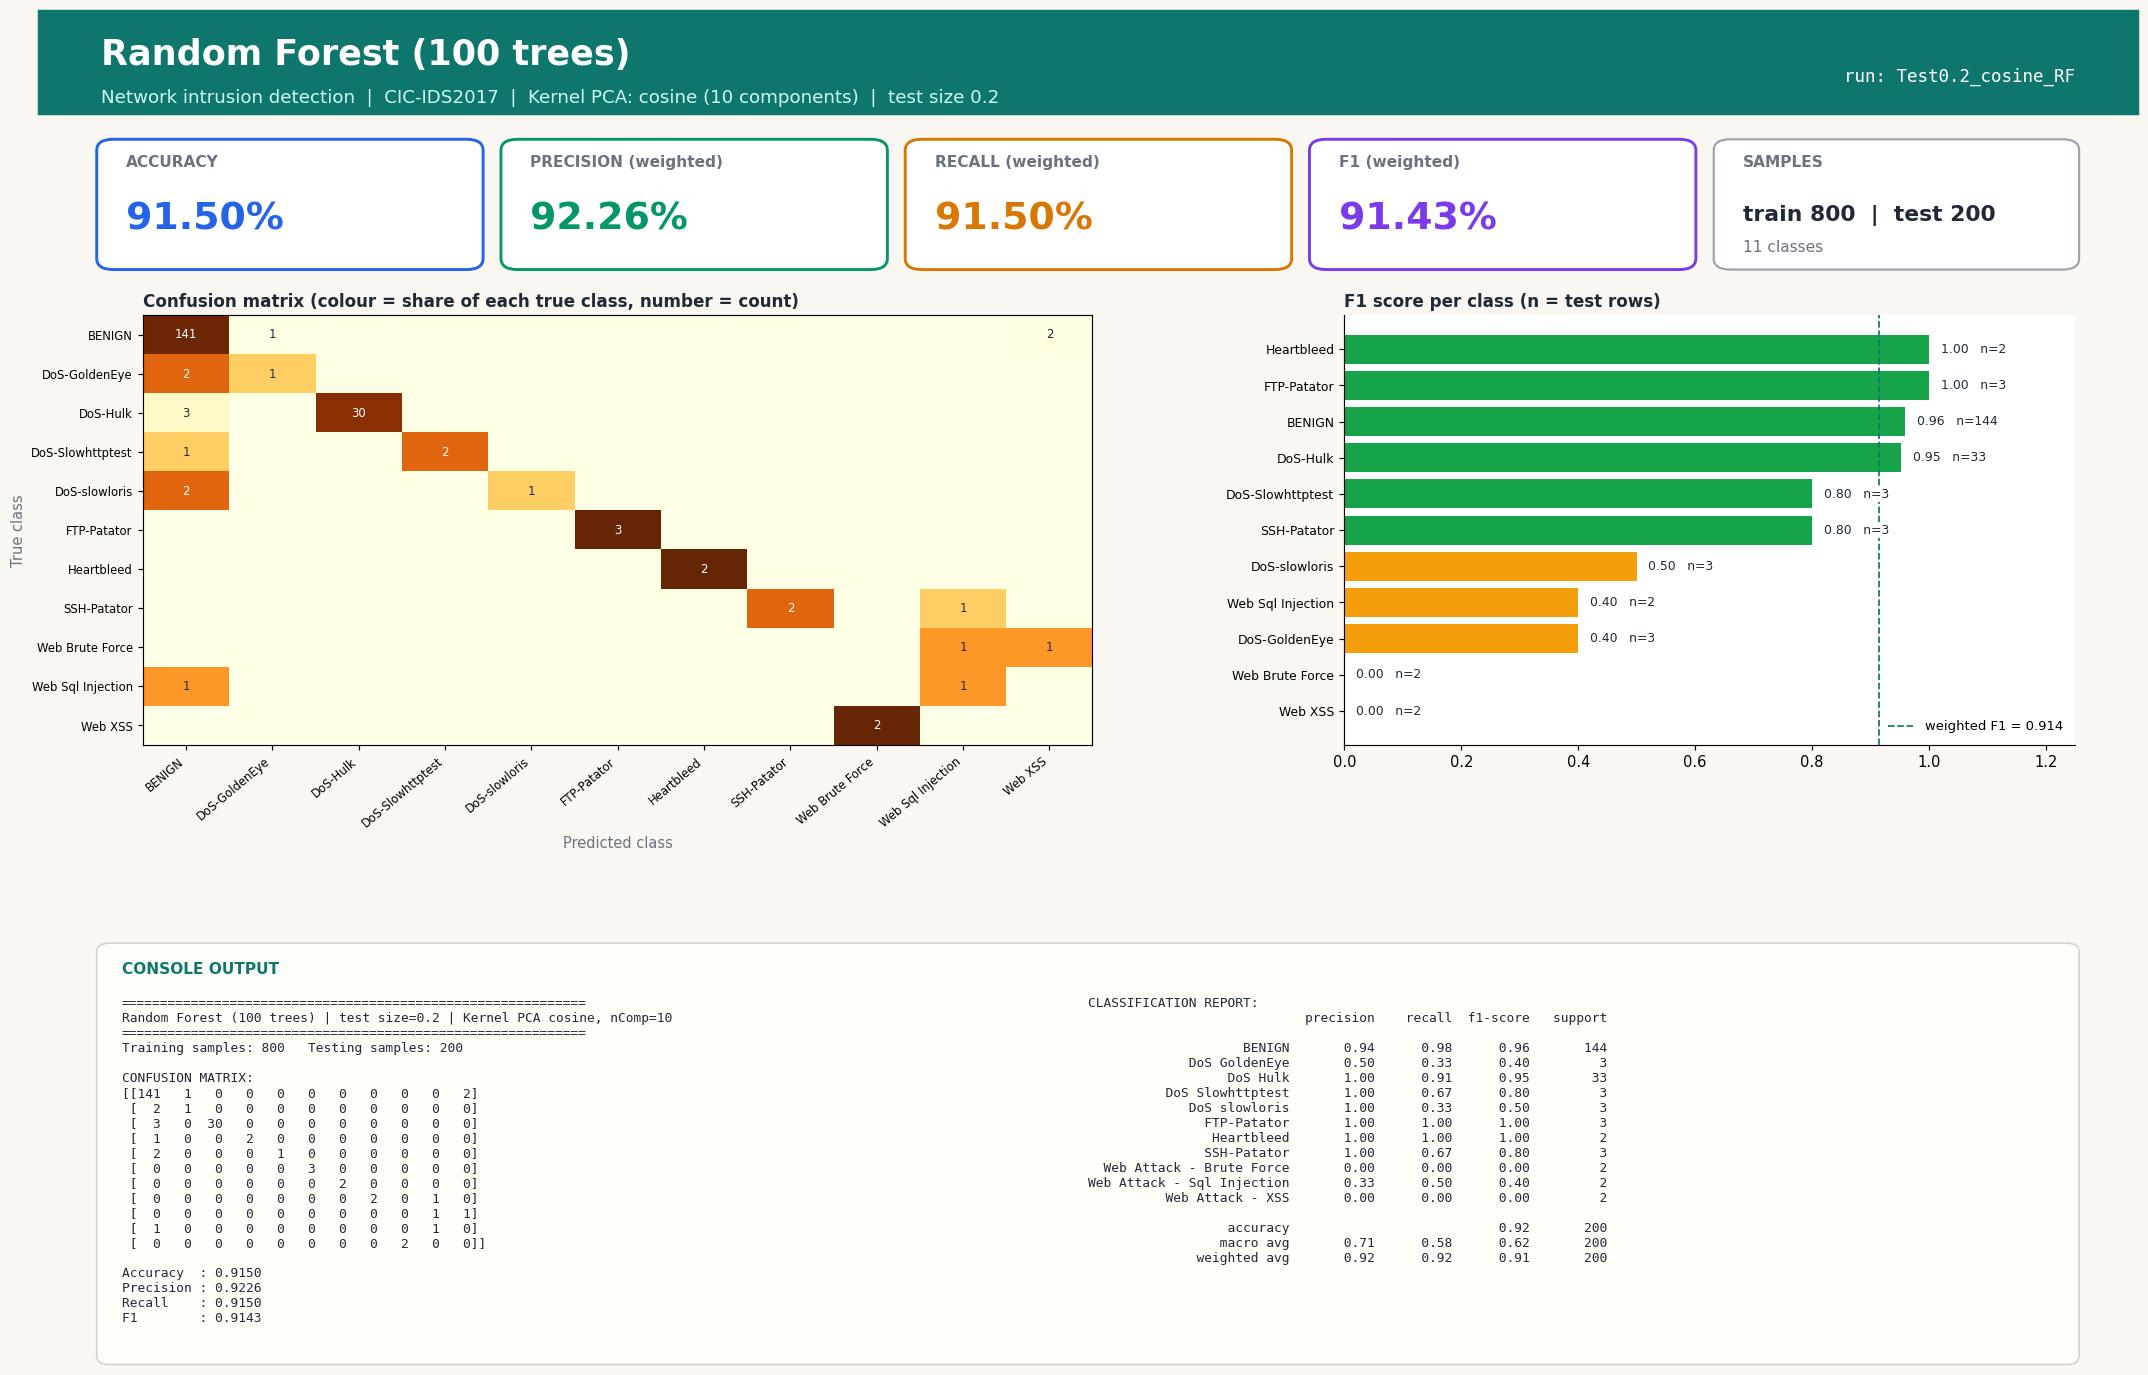

Recreate this plot in Python.
#!/usr/bin/env python3
"""Random Forest (100 trees) | Test size 0.2 | Kernel PCA kernel=cosine, n_components=10
CIC-IDS2017 (Tue+Wed+Thu-morning) 1000-row stratified sample.
Run in any IDE (Spyder / VS Code / PyCharm / Jupyter): open the file and press Run, no arguments needed.
Saves next to this file: 'Test0.2_cosine_RF.jpg' - one image with the console output (confusion matrix, metrics, classification report) plus charts."""
import json, os
import numpy as np
import matplotlib.pyplot as plt
from sklearn.decomposition import KernelPCA
from sklearn.ensemble import RandomForestClassifier
from sklearn.metrics import (accuracy_score, classification_report, confusion_matrix,
                             f1_score, precision_score, recall_score)
from sklearn.model_selection import train_test_split
from sklearn.preprocessing import StandardScaler

TEST_SIZE, KERNEL, N_COMP, ALG, ALG_NAME = 0.2, "cosine", 10, "RF", "Random Forest (100 trees)"
try:
    HERE = os.path.dirname(os.path.abspath(__file__))
except NameError:                      # Jupyter / interactive console
    HERE = os.getcwd()
def _find_root():                      # folder that contains data/sample.npz (works from any working directory)
    for p in (HERE, os.path.join(HERE, ".."), os.path.join(HERE, "..", ".."), os.getcwd()):
        if os.path.exists(os.path.join(p, "data", "sample.npz")):
            return os.path.abspath(p)
    raise FileNotFoundError("data/sample.npz not found - run prepare_data.py or keep the repo folder structure")
ROOT = _find_root()
tag = f"Test{TEST_SIZE}_{KERNEL}_{ALG}"

# 1. LOAD cached, cleaned sample (see prepare_data.py)
d = np.load(os.path.join(ROOT, "data", "sample.npz"), allow_pickle=True)
X, y, class_names = d["X"], d["y"], [str(c).replace("�", "-") for c in d["classes"]]

# 2. SPLIT
X_train, X_test, y_train, y_test = train_test_split(
    X, y, test_size=TEST_SIZE, random_state=42, stratify=y)

# 3. SCALE (fit on train only)
scaler = StandardScaler()
X_train = scaler.fit_transform(X_train); X_test = scaler.transform(X_test)

# 4. DIMENSIONALITY REDUCTION: Kernel PCA (fit on train only; gamma = sklearn default 1/n_features)
kpca = KernelPCA(n_components=N_COMP, kernel=KERNEL, random_state=0)
X_train = kpca.fit_transform(X_train); X_test = kpca.transform(X_test)

# 5. CLASSIFIER
classifier = RandomForestClassifier(n_estimators=100, random_state=0, n_jobs=1)
classifier.fit(X_train, y_train)
y_pred = classifier.predict(X_test)

# 6. METRICS
labels = np.arange(len(class_names))
cm = confusion_matrix(y_test, y_pred, labels=labels)
res = dict(test_size=TEST_SIZE, kernel=KERNEL, n_components=N_COMP, algorithm=ALG, model=ALG_NAME,
           n_train=int(len(y_train)), n_test=int(len(y_test)),
           accuracy=accuracy_score(y_test, y_pred),
           precision=precision_score(y_test, y_pred, average="weighted", zero_division=0),
           recall=recall_score(y_test, y_pred, average="weighted", zero_division=0),
           f1=f1_score(y_test, y_pred, average="weighted", zero_division=0))
report = classification_report(y_test, y_pred, labels=labels, target_names=class_names, zero_division=0)
lines = ["=" * 60, f"{ALG_NAME} | test size={TEST_SIZE} | Kernel PCA {KERNEL}, nComp={N_COMP}", "=" * 60,
         f"Training samples: {len(y_train)}   Testing samples: {len(y_test)}", "", "CONFUSION MATRIX:", np.array2string(cm), ""]
for k in ("accuracy", "precision", "recall", "f1"): lines.append(f"{k.capitalize():10s}: {res[k]:.4f}")
lines += ["", "CLASSIFICATION REPORT:", report]
console_output = "\n".join(lines); print(console_output)

# 7. VISUAL OUTPUT: ONE report-style image (banner, KPI cards, charts, console output) - real results only
from matplotlib.patches import FancyBboxPatch, Rectangle
short = [c.replace("Web Attack - ", "Web ").replace("DoS ", "DoS-") for c in class_names]
rep = classification_report(y_test, y_pred, labels=labels, target_names=class_names, zero_division=0, output_dict=True)
cmn = cm / np.maximum(cm.sum(axis=1, keepdims=True), 1)          # row-normalised = per-class recall
INK, MUTED, BG, ACC = "#1f2937", "#6b7280", "#faf7f2", "#0f766e"
fig = plt.figure(figsize=(20, 13.2), dpi=105, facecolor=BG)
fig.add_artist(Rectangle((0, 0.925), 1, 0.075, transform=fig.transFigure, color=ACC, zorder=0))
fig.text(0.03, 0.968, f"{ALG_NAME}", fontsize=24, fontweight="bold", color="white", va="center")
fig.text(0.03, 0.937, f"Network intrusion detection  |  CIC-IDS2017  |  Kernel PCA: {KERNEL} ({N_COMP} components)  |  test size {TEST_SIZE}",
         fontsize=12.5, color="#ccfbf1", va="center")
fig.text(0.97, 0.952, f"run: {tag}", fontsize=12, color="white", ha="right", va="center", family="monospace")

# KPI cards
cards = [("ACCURACY", res["accuracy"], "#2563eb"), ("PRECISION (weighted)", res["precision"], "#059669"),
         ("RECALL (weighted)", res["recall"], "#d97706"), ("F1 (weighted)", res["f1"], "#7c3aed")]
for i, (lab, v, col) in enumerate(cards):
    x0 = 0.03 + i * 0.1925
    fig.add_artist(FancyBboxPatch((x0, 0.815), 0.18, 0.09, boxstyle="round,pad=0.002,rounding_size=0.008", transform=fig.transFigure,
                                  facecolor="white", edgecolor=col, linewidth=2))
    fig.text(x0 + 0.012, 0.887, lab, fontsize=10.5, color=MUTED, fontweight="bold")
    fig.text(x0 + 0.012, 0.842, f"{v * 100:.2f}%", fontsize=26, color=col, fontweight="bold")
fig.add_artist(FancyBboxPatch((0.80, 0.815), 0.17, 0.09, boxstyle="round,pad=0.002,rounding_size=0.008", transform=fig.transFigure,
                              facecolor="white", edgecolor="#9ca3af", linewidth=1.5))
fig.text(0.812, 0.887, "SAMPLES", fontsize=10.5, color=MUTED, fontweight="bold")
fig.text(0.812, 0.848, f"train {res['n_train']}  |  test {res['n_test']}", fontsize=15, color=INK, fontweight="bold")
fig.text(0.812, 0.826, f"{len(class_names)} classes", fontsize=10.5, color=MUTED)

gs = fig.add_gridspec(1, 2, left=0.05, right=0.97, top=0.78, bottom=0.47, wspace=0.30, width_ratios=[1.3, 1])
ax1 = fig.add_subplot(gs[0, 0]); ax2 = fig.add_subplot(gs[0, 1])
for ax in (ax1, ax2): ax.set_facecolor("white")
im = ax1.imshow(cmn, cmap="YlOrBr", vmin=0, vmax=1, aspect="auto")
ax1.set_xticks(labels); ax1.set_yticks(labels); ax1.set_xticklabels(short, rotation=40, ha="right", fontsize=8); ax1.set_yticklabels(short, fontsize=8)
ax1.set_title("Confusion matrix (colour = share of each true class, number = count)", loc="left", fontsize=11.5, color=INK, fontweight="bold")
ax1.set_xlabel("Predicted class", color=MUTED); ax1.set_ylabel("True class", color=MUTED)
for a_ in labels:
    for b_ in labels:
        if cm[a_, b_]: ax1.text(b_, a_, cm[a_, b_], ha="center", va="center", fontsize=8, color="white" if cmn[a_, b_] > 0.6 else INK)
f1s = [rep[c]["f1-score"] for c in class_names]; sup = [int(rep[c]["support"]) for c in class_names]
order = np.argsort(f1s)
cols = ["#dc2626" if f1s[i] < 0.34 else "#f59e0b" if f1s[i] < 0.67 else "#16a34a" for i in order]
ax2.barh(range(len(order)), [f1s[i] for i in order], color=cols)
ax2.set_yticks(range(len(order))); ax2.set_yticklabels([short[i] for i in order], fontsize=8.5); ax2.set_xlim(0, 1.25)
ax2.set_title("F1 score per class (n = test rows)", loc="left", fontsize=11.5, color=INK, fontweight="bold")
for k, i in enumerate(order): ax2.text(f1s[i] + 0.02, k, f"{f1s[i]:.2f}   n={sup[i]}", va="center", fontsize=8.5, color=INK, zorder=5, bbox=dict(facecolor="white", edgecolor="none", pad=1))
for sp in ("top", "right"): ax2.spines[sp].set_visible(False)
ax2.axvline(res["f1"], color=ACC, ls="--", lw=1.2, label=f"weighted F1 = {res['f1']:.3f}"); ax2.legend(loc="lower right", fontsize=9, frameon=False)

# console output panel (same text that is printed to the console)
fig.add_artist(FancyBboxPatch((0.03, 0.025), 0.94, 0.30, boxstyle="round,pad=0.002,rounding_size=0.006", transform=fig.transFigure,
                              facecolor="#fffdf8", edgecolor="#d6d3d1", linewidth=1.2))
fig.text(0.04, 0.305, "CONSOLE OUTPUT", fontsize=10.5, color=ACC, fontweight="bold")
split_at = lines.index("CLASSIFICATION REPORT:")
fig.text(0.04, 0.288, "\n".join(lines[:split_at]), family="monospace", fontsize=8.8, color=INK, va="top")
fig.text(0.50, 0.288, "\n".join(lines[split_at:]), family="monospace", fontsize=8.8, color=INK, va="top")
plt.savefig(os.path.join(HERE, tag + ".jpg"), format="jpg", bbox_inches="tight", facecolor=BG)
if os.environ.get("ACN_NO_SHOW") != "1": plt.show()   # IDEs display the image; run_all.py disables this
plt.close()

os.makedirs(os.path.join(ROOT, "results", "json"), exist_ok=True)
with open(os.path.join(ROOT, "results", "json", tag + ".json"), "w") as f: json.dump(res, f)
